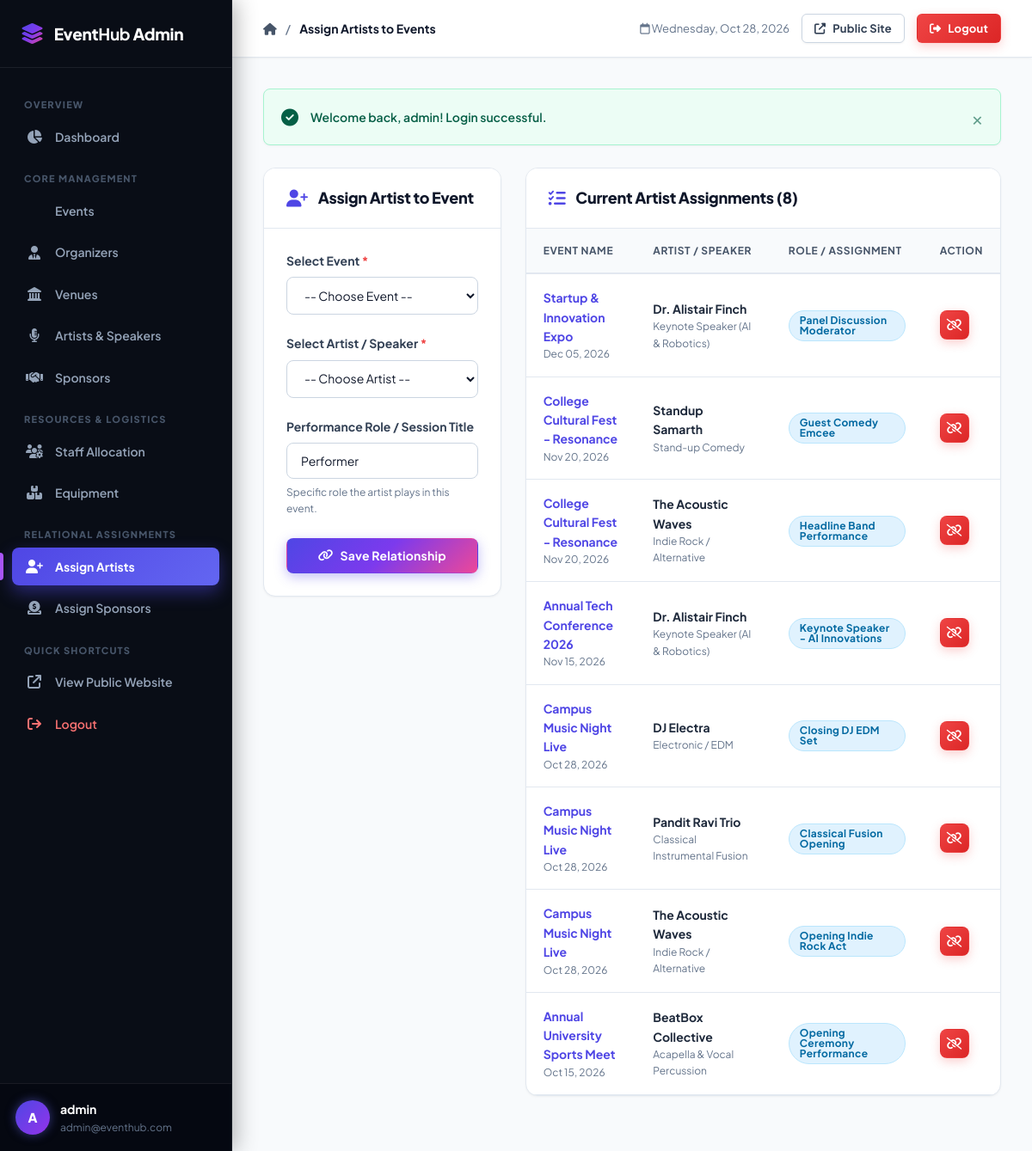
Screenshot of /admin/assignments/event_artists.php (signed in) with the database file from the repository.
### tables this page shows
CREATE TABLE `event_artist` (
    `event_id` INT NOT NULL,
    `artist_id` INT NOT NULL,
    `role` VARCHAR(50) DEFAULT 'Performer',
    PRIMARY KEY (`event_id`, `artist_id`),
    CONSTRAINT `fk_ea_event` FOREIGN KEY (`event_id`) REFERENCES `event` (`event_id`) ON DELETE CASCADE ON UPDATE CASCADE,
    CONSTRAINT `fk_ea_artist` FOREIGN KEY (`artist_id`) REFERENCES `artist` (`artist_id`) ON DELETE RESTRICT ON UPDATE CASCADE
);

CREATE TABLE `event` (
    `event_id` INT AUTO_INCREMENT PRIMARY KEY,
    `event_name` VARCHAR(100) NOT NULL,
    `event_description` TEXT DEFAULT NULL,
    `event_date` DATE NOT NULL,
    `event_time` TIME NOT NULL,
    `organizer_id` INT NOT NULL,
    `venue_id` INT NOT NULL,
    `status` VARCHAR(20) NOT NULL DEFAULT 'Upcoming',
    CONSTRAINT `chk_event_status` CHECK (`status` IN ('Upcoming', 'Ongoing', 'Completed', 'Cancelled')),
    CONSTRAINT `fk_event_organizer` FOREIGN KEY (`organizer_id`) REFERENCES `organizer` (`organizer_id`) ON DELETE RESTRICT ON UPDATE CASCADE,
    CONSTRAINT `fk_event_venue` FOREIGN KEY (`venue_id`) REFERENCES `venue` (`venue_id`) ON DELETE RESTRICT ON UPDATE CASCADE
);

CREATE TABLE `artist` (
    `artist_id` INT AUTO_INCREMENT PRIMARY KEY,
    `artist_name` VARCHAR(100) NOT NULL,
    `genre` VARCHAR(50) DEFAULT NULL,
    `contact_email` VARCHAR(100) NOT NULL UNIQUE,
    `country` VARCHAR(50) DEFAULT NULL
);

### admin/assignments/event_artists.php (the view, shortened to what this page needs)
<?php
require_once __DIR__ . '/../../includes/auth.php';
$errors = [];
try {
    $sql = "
        SELECT ea.event_id, ea.artist_id, ea.role,
               e.event_name, e.event_date,
               a.artist_name, a.genre, a.contact_email
        FROM event_artist ea
        JOIN event e ON ea.event_id = e.event_id
        JOIN artist a ON ea.artist_id = a.artist_id
        WHERE 1=1
    ";
    $params = [];
    $sql .= " ORDER BY e.event_date DESC, a.artist_name ASC";
    $stmt = $pdo->prepare($sql);
    $stmt->execute($params);
    $assignments = $stmt->fetchAll();
} catch (PDOException $e) {
    die("Database error: " . htmlspecialchars($e->getMessage()));
}
require_once __DIR__ . '/../../includes/admin_header.php';
?>
<div style="display: grid; grid-template-columns: 1fr 2fr; gap: 28px; align-items: start;">
    <div class="card">
        <div class="card-header">
            <div class="card-title">
                <i class="fas fa-user-plus"></i> Assign Artist to Event
            </div>
        </div>
        <div class="card-body">
            <form action="<?= url('admin/assignments/event_artists.php') ?>" method="POST" class="needs-validation" novalidate>
                <div class="form-group">
                    <label for="event_id" class="form-label">Select Event <span class="required">*</span></label>
                    <select id="event_id" name="event_id" class="form-control <?= isset($errors['event_id']) ? 'is-invalid' : '' ?>" required>
                        <option value="">-- Choose Event --</option>
                    </select>
                </div>
                <div class="form-group">
                    <label for="artist_id" class="form-label">Select Artist / Speaker <span class="required">*</span></label>
                    <select id="artist_id" name="artist_id" class="form-control <?= isset($errors['artist_id']) ? 'is-invalid' : '' ?>" required>
                        <option value="">-- Choose Artist --</option>
                    </select>
                </div>
                <div class="form-group">
                    <label for="role" class="form-label">Performance Role / Session Title</label>
                    <input type="text" id="role" name="role" class="form-control"
                           placeholder="e.g. Keynote Speaker, Opening Act, Emcee" value="Performer">
                    <div class="form-text">Specific role the artist plays in this event.</div>
                </div>
                <div style="margin-top: 24px;">
                    <button type="submit" class="btn btn-primary" style="width: 100%;">
                        <i class="fas fa-link"></i> Save Relationship
                    </button>
                </div>
            </form>
        </div>
    </div>
    <div class="card">
        <div class="card-header">
            <div class="card-title">
                <i class="fas fa-list-check"></i> Current Artist Assignments (<?= count($assignments) ?>)
            </div>
        </div>
        <div class="card-body" style="padding: 0;">
            <div class="table-responsive">
                <table class="data-table">
                    <thead>
                        <tr>
                            <th>Event Name</th>
                            <th>Artist / Speaker</th>
                            <th>Role / Assignment</th>
                            <th>Action</th>
                        </tr>
                    </thead>
                    <tbody>
                        <?php if (empty($assignments)): ?>
                            <tr>
                                <td colspan="4">
                                    <div class="empty-state">
                                        <div class="empty-state-icon"><i class="fas fa-user-xmark"></i></div>
                                        <h3>No artist assignments</h3>
                                        <p>Use the form on the left to assign artists to events.</p>
                                    </div>
                                </td>
                            </tr>
                        <?php else: ?>
                            <?php foreach ($assignments as $row): ?>
                                <tr>
                                    <td>
                                        <a href="<?= url('admin/events/view.php?id=' . $row['event_id']) ?>">
                                            <strong><?= sanitize($row['event_name']) ?></strong>
                                        </a>
                                        <div style="font-size: 12px; color: var(--text-muted);">
                                            <?= format_date($row['event_date']) ?>
                                        </div>
                                    </td>
                                    <td>
                                        <strong><?= sanitize($row['artist_name']) ?></strong>
                                        <div style="font-size: 12px; color: var(--text-muted);"><?= sanitize($row['genre'] ?: 'General') ?></div>
                                    </td>
                                    <td>
                                        <span class="badge badge-info"><?= sanitize($row['role'] ?: 'Performer') ?></span>
                                    </td>
                                    <td>
                                        <form action="<?= url('admin/assignments/event_artists.php') ?>" method="POST" style="display: inline;">
                                            <button type="submit" class="btn btn-danger btn-icon confirm-delete"
                                                    data-item="<?= sanitize($row['artist_name']) ?> from <?= sanitize($row['event_name']) ?>"
                                                    title="Remove Assignment">
                                                <i class="fas fa-unlink"></i>
                                            </button>
                                        </form>
                                    </td>
                                </tr>
                            <?php endforeach; ?>
                        <?php endif; ?>
                    </tbody>
                </table>
            </div>
        </div>
    </div>
</div>
<?php require_once __DIR__ . '/../../includes/admin_footer.php'; ?>

### assets/css/style.css (style rules this page uses)
:root { --primary: #4f46e5; --primary-gradient: linear-gradient(135deg, #4f46e5 0%, #7c3aed 50%, #ec4899 100%); --primary-hover: #4338ca; --primary-light: #e0e7ff; --secondary: #64748b; --success: #10b981; --success-light: #d1fae5; --danger: #ef4444; --danger-light: #fee2e2; --warning: #f59e0b; --warning-light: #fef3c7; --info: #0ea5e9; --info-light: #e0f2fe; --sidebar-bg: #090d16; --sidebar-surface: #111827; --sidebar-hover: #1f293d; --sidebar-active: linear-gradient(135deg, #4f46e5 0%, #6366f1 100%); --sidebar-text: #94a3b8; --sidebar-text-active: #ffffff; --bg-body: #f8fafc; --bg-card: #ffffff; --text-main: #0f172a; --text-muted: #64748b; --border-color: #e2e8f0; --border-hover: #cbd5e1; --radius-sm: 8px; --radius-md: 14px; --radius-lg: 20px; --radius-full: 9999px; --shadow-sm: 0 1px 3px 0 rgba(0, 0, 0, 0.04), 0 1px 2px -1px rgba(0, 0, 0, 0.04); --shadow-md: 0 4px 6px -1px rgba(0, 0, 0, 0.06), 0 2px 4px -2px rgba(0, 0, 0, 0.04); --shadow-lg: 0 12px 24px -4px rgba(15, 23, 42, 0.08), 0 4px 6px -2px rgba(15, 23, 42, 0.03); --shadow-glow: 0 10px 25px -3px rgba(79, 70, 229, 0.35); --transition: all 0.25s cubic-bezier(0.4, 0, 0.2, 1); }
* { margin: 0; padding: 0; box-sizing: border-box; font-family: 'Plus Jakarta Sans', -apple-system, BlinkMacSystemFont, "Segoe UI", Roboto, sans-serif; }
body { background-color: var(--bg-body); color: var(--text-main); line-height: 1.6; min-height: 100vh; -webkit-font-smoothing: antialiased; }
a { color: var(--primary); text-decoration: none; transition: var(--transition); }
.badge { display: inline-flex; align-items: center; gap: 6px; padding: 5px 12px; font-size: 12px; font-weight: 700; border-radius: var(--radius-full); line-height: 1; letter-spacing: 0.3px; }
.badge-info { background: #e0f2fe; color: #0369a1; border: 1px solid #bae6fd; }
.btn { display: inline-flex; align-items: center; justify-content: center; gap: 8px; padding: 10px 20px; font-size: 14px; font-weight: 700; border-radius: var(--radius-sm); border: 1px solid transparent; cursor: pointer; transition: var(--transition); text-decoration: none; line-height: 1.4; letter-spacing: 0.2px; }
.btn-primary { background: var(--primary-gradient); color: #ffffff; box-shadow: 0 4px 14px 0 rgba(79, 70, 229, 0.35); }
.btn-danger { background: linear-gradient(135deg, #ef4444, #dc2626); color: #ffffff; box-shadow: 0 4px 12px rgba(239, 68, 68, 0.25); }
.btn-icon { width: 34px; height: 34px; padding: 0; border-radius: var(--radius-sm); display: inline-flex; align-items: center; justify-content: center; transition: var(--transition); }
.card { background: #ffffff; border-radius: var(--radius-md); border: 1px solid var(--border-color); box-shadow: var(--shadow-sm); margin-bottom: 28px; overflow: hidden; transition: var(--transition); }
.card-header { padding: 20px 26px; border-bottom: 1px solid var(--border-color); display: flex; justify-content: space-between; align-items: center; background: #ffffff; }
.card-title { font-size: 18px; font-weight: 800; color: #0f172a; display: flex; align-items: center; gap: 12px; letter-spacing: -0.3px; }
.card-title i { color: var(--primary); font-size: 20px; }
.card-body { padding: 26px; }
.table-responsive { width: 100%; overflow-x: auto; }
.data-table { width: 100%; border-collapse: collapse; text-align: left; font-size: 14px; }
.data-table th { background: #f8fafc; color: #475569; font-weight: 700; padding: 16px 20px; border-bottom: 2px solid var(--border-color); white-space: nowrap; text-transform: uppercase; font-size: 12px; letter-spacing: 0.6px; }
.data-table td { padding: 16px 20px; border-bottom: 1px solid var(--border-color); color: #1e293b; vertical-align: middle; transition: var(--transition); }
.form-group { margin-bottom: 22px; }
.form-label { display: block; margin-bottom: 8px; font-size: 14px; font-weight: 700; color: #334155; }
.form-label .required { color: var(--danger); }
.form-control { width: 100%; padding: 11px 16px; font-size: 14px; border: 1px solid #cbd5e1; border-radius: var(--radius-sm); background-color: #ffffff; color: #0f172a; transition: var(--transition); }
.form-text { font-size: 12px; color: #64748b; margin-top: 6px; }

### rows the page displays
event_artist: event.event_name "Startup & Innovation Expo", event.event_date "Dec 05, 2026", artist.artist_name "Dr. Alistair Finch", artist.genre "Keynote Speaker (AI & Robotics)", role "Panel Discussion Moderator"
event_artist: event.event_name "College Cultural Fest - Resonance", event.event_date "Nov 20, 2026", artist.artist_name "Standup Samarth", artist.genre "Stand-up Comedy", role "Guest Comedy Emcee"
event_artist: event.event_name "College Cultural Fest - Resonance", event.event_date "Nov 20, 2026", artist.artist_name "The Acoustic Waves", artist.genre "Indie Rock / Alternative", role "Headline Band Performance"
event_artist: event.event_name "Annual Tech Conference 2026", event.event_date "Nov 15, 2026", artist.artist_name "Dr. Alistair Finch", artist.genre "Keynote Speaker (AI & Robotics)", role "Keynote Speaker - AI Innovations"
event_artist: event.event_name "Campus Music Night Live", event.event_date "Oct 28, 2026", artist.artist_name "DJ Electra", artist.genre "Electronic / EDM", role "Closing DJ EDM Set"
event_artist: event.event_name "Campus Music Night Live", event.event_date "Oct 28, 2026", artist.artist_name "Pandit Ravi Trio", artist.genre "Classical Instrumental Fusion", role "Classical Fusion Opening"
event_artist: event.event_name "Campus Music Night Live", event.event_date "Oct 28, 2026", artist.artist_name "The Acoustic Waves", artist.genre "Indie Rock / Alternative", role "Opening Indie Rock Act"
event_artist: event.event_name "Annual University Sports Meet", event.event_date "Oct 15, 2026", artist.artist_name "BeatBox Collective", artist.genre "Acapella & Vocal Percussion", role "Opening Ceremony Performance"

### other values shown
substr($_SESSION['admin_username'] ?? 'A', 0, 1) "A"
$_SESSION['admin_username'] "admin"
$_SESSION['admin_email'] "admin@eventhub.com"
$pageTitle "Assign Artists to Events"
$message "Welcome back, admin! Login successful."
count($assignments) "8"
